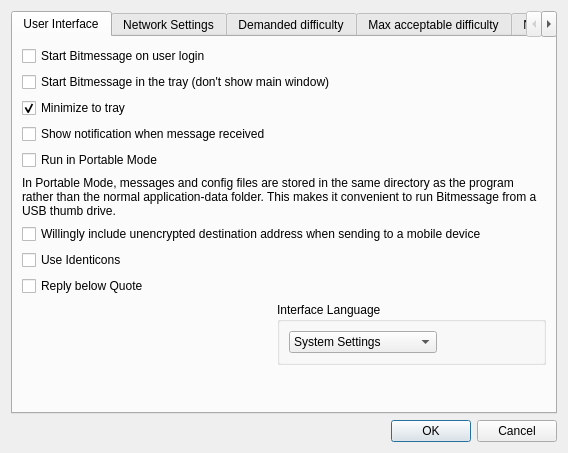
<?xml version="1.0" encoding="UTF-8"?>
<ui version="4.0">
 <class>settingsDialog</class>
 <widget class="QDialog" name="settingsDialog">
  <property name="geometry">
   <rect>
    <x>0</x>
    <y>0</y>
    <width>568</width>
    <height>453</height>
   </rect>
  </property>
  <property name="windowTitle">
   <string>Settings</string>
  </property>
  <layout class="QGridLayout" name="gridLayout">
   <item row="1" column="0">
    <widget class="QDialogButtonBox" name="buttonBox">
     <property name="orientation">
      <enum>Qt::Horizontal</enum>
     </property>
     <property name="standardButtons">
      <set>QDialogButtonBox::Cancel|QDialogButtonBox::Ok</set>
     </property>
    </widget>
   </item>
   <item row="0" column="0">
    <widget class="QTabWidget" name="tabWidgetSettings">
     <property name="currentIndex">
      <number>0</number>
     </property>
     <widget class="QWidget" name="tabUserInterface">
      <property name="enabled">
       <bool>true</bool>
      </property>
      <attribute name="title">
       <string>User Interface</string>
      </attribute>
      <layout class="QFormLayout" name="formLayout">
       <item row="0" column="0">
        <widget class="QCheckBox" name="checkBoxStartOnLogon">
         <property name="text">
          <string>Start Bitmessage on user login</string>
         </property>
        </widget>
       </item>
       <item row="1" column="0" colspan="2">
        <widget class="QCheckBox" name="checkBoxStartInTray">
         <property name="text">
          <string>Start Bitmessage in the tray (don't show main window)</string>
         </property>
        </widget>
       </item>
       <item row="2" column="0">
        <widget class="QCheckBox" name="checkBoxMinimizeToTray">
         <property name="text">
          <string>Minimize to tray</string>
         </property>
         <property name="checked">
          <bool>true</bool>
         </property>
        </widget>
       </item>
       <item row="3" column="0">
        <widget class="QCheckBox" name="checkBoxShowTrayNotifications">
         <property name="text">
          <string>Show notification when message received</string>
         </property>
        </widget>
       </item>
       <item row="4" column="0">
        <widget class="QCheckBox" name="checkBoxPortableMode">
         <property name="text">
          <string>Run in Portable Mode</string>
         </property>
        </widget>
       </item>
       <item row="5" column="0" colspan="2">
        <widget class="QLabel" name="PortableModeDescription">
         <property name="sizePolicy">
          <sizepolicy hsizetype="Minimum" vsizetype="Fixed">
           <horstretch>0</horstretch>
           <verstretch>0</verstretch>
          </sizepolicy>
         </property>
         <property name="text">
          <string>In Portable Mode, messages and config files are stored in the same directory as the program rather than the normal application-data folder. This makes it convenient to run Bitmessage from a USB thumb drive.</string>
         </property>
         <property name="wordWrap">
          <bool>true</bool>
         </property>
        </widget>
       </item>
       <item row="6" column="0" colspan="2">
        <widget class="QCheckBox" name="checkBoxWillinglySendToMobile">
         <property name="text">
          <string>Willingly include unencrypted destination address when sending to a mobile device</string>
         </property>
        </widget>
       </item>
       <item row="7" column="0">
        <widget class="QCheckBox" name="checkBoxUseIdenticons">
         <property name="text">
          <string>Use Identicons</string>
         </property>
        </widget>
       </item>
       <item row="8" column="0">
        <widget class="QCheckBox" name="checkBoxReplyBelow">
         <property name="text">
          <string>Reply below Quote</string>
         </property>
        </widget>
       </item>
       <item row="9" column="1">
        <widget class="QGroupBox" name="groupBox">
         <property name="title">
          <string>Interface Language</string>
         </property>
         <layout class="QFormLayout" name="formLayout_2">
          <item row="0" column="0">
           <widget class="QComboBox" name="languageComboBox">
            <property name="minimumSize">
             <size>
              <width>100</width>
              <height>0</height>
             </size>
            </property>
            <item>
             <property name="text">
              <string comment="system">System Settings</string>
             </property>
            </item>
            <item>
             <property name="text">
              <string notr="true" comment="en">English</string>
             </property>
            </item>
            <item>
             <property name="text">
              <string notr="true" comment="eo">Esperanto</string>
             </property>
            </item>
            <item>
             <property name="text">
              <string notr="true" comment="fr">Français</string>
             </property>
            </item>
            <item>
             <property name="text">
              <string notr="true" comment="de">Deutsch</string>
             </property>
            </item>
            <item>
             <property name="text">
              <string notr="true" comment="es">Españl</string>
             </property>
            </item>
            <item>
             <property name="text">
              <string notr="true" comment="ru">русский</string>
             </property>
            </item>
            <item>
             <property name="text">
              <string notr="true" comment="no">Norsk</string>
             </property>
            </item>
            <item>
             <property name="text">
              <string notr="true" comment="ar">العربية</string>
             </property>
            </item>
            <item>
             <property name="text">
              <string notr="true" comment="zh_cn">简体中文</string>
             </property>
            </item>
            <item>
             <property name="text">
              <string notr="true" comment="ja">日本語</string>
             </property>
            </item>
            <item>
             <property name="text">
              <string notr="true" comment="nl">Nederlands</string>
             </property>
            </item>
            <item>
             <property name="text">
              <string notr="true" comment="cs">Česky</string>
             </property>
            </item>
            <item>
             <property name="text">
              <string comment="en_pirate">Pirate English</string>
             </property>
            </item>
            <item>
             <property name="text">
              <string comment="other">Other (set in keys.dat)</string>
             </property>
            </item>
           </widget>
          </item>
         </layout>
        </widget>
       </item>
      </layout>
     </widget>
     <widget class="QWidget" name="tabNetworkSettings">
      <attribute name="title">
       <string>Network Settings</string>
      </attribute>
      <layout class="QGridLayout" name="gridLayout_4">
       <item row="2" column="0">
        <spacer name="verticalSpacer">
         <property name="orientation">
          <enum>Qt::Vertical</enum>
         </property>
         <property name="sizeHint" stdset="0">
          <size>
           <width>20</width>
           <height>40</height>
          </size>
         </property>
        </spacer>
       </item>
       <item row="0" column="0">
        <widget class="QGroupBox" name="groupBox_3">
         <property name="title">
          <string>Bandwidth limit</string>
         </property>
         <layout class="QGridLayout" name="gridLayout_9">
          <item row="0" column="0" rowspan="2">
           <spacer name="horizontalSpacer_11">
            <property name="orientation">
             <enum>Qt::Horizontal</enum>
            </property>
            <property name="sizeHint" stdset="0">
             <size>
              <width>40</width>
              <height>20</height>
             </size>
            </property>
           </spacer>
          </item>
          <item row="0" column="1">
           <widget class="QLabel" name="label_24">
            <property name="text">
             <string>Maximum download rate (kB/s): [0: unlimited]</string>
            </property>
           </widget>
          </item>
          <item row="0" column="2">
           <widget class="QLineEdit" name="lineEditMaxDownloadRate">
            <property name="sizePolicy">
             <sizepolicy hsizetype="Fixed" vsizetype="Fixed">
              <horstretch>0</horstretch>
              <verstretch>0</verstretch>
             </sizepolicy>
            </property>
            <property name="maximumSize">
             <size>
              <width>60</width>
              <height>16777215</height>
             </size>
            </property>
           </widget>
          </item>
          <item row="1" column="1">
           <widget class="QLabel" name="label_25">
            <property name="text">
             <string>Maximum upload rate (kB/s): [0: unlimited]</string>
            </property>
           </widget>
          </item>
          <item row="1" column="2">
           <widget class="QLineEdit" name="lineEditMaxUploadRate">
            <property name="sizePolicy">
             <sizepolicy hsizetype="Fixed" vsizetype="Fixed">
              <horstretch>0</horstretch>
              <verstretch>0</verstretch>
             </sizepolicy>
            </property>
            <property name="maximumSize">
             <size>
              <width>60</width>
              <height>16777215</height>
             </size>
            </property>
           </widget>
          </item>
         </layout>
        </widget>
       </item>
       <item row="1" column="0">
        <widget class="QGroupBox" name="groupBox_2">
         <property name="title">
          <string>I2P Destination</string>
         </property>
         <layout class="QHBoxLayout" name="horizontalLayout_2">
          <item>
           <widget class="QPlainTextEdit" name="plainTextEdit">
            <property name="readOnly">
             <bool>true</bool>
            </property>
           </widget>
          </item>
         </layout>
        </widget>
       </item>
      </layout>
     </widget>
     <widget class="QWidget" name="tabDemandedDifficulty">
      <attribute name="title">
       <string>Demanded difficulty</string>
      </attribute>
      <layout class="QGridLayout" name="gridLayout_6">
       <item row="1" column="1">
        <widget class="QLabel" name="label_9">
         <property name="text">
          <string>Total difficulty:</string>
         </property>
         <property name="alignment">
          <set>Qt::AlignRight|Qt::AlignTrailing|Qt::AlignVCenter</set>
         </property>
        </widget>
       </item>
       <item row="2" column="0" colspan="3">
        <widget class="QLabel" name="label_10">
         <property name="text">
          <string>The 'Total difficulty' affects the absolute amount of work the sender must complete. Doubling this value doubles the amount of work.</string>
         </property>
         <property name="wordWrap">
          <bool>true</bool>
         </property>
        </widget>
       </item>
       <item row="3" column="1">
        <widget class="QLabel" name="label_11">
         <property name="text">
          <string>Small message difficulty:</string>
         </property>
         <property name="alignment">
          <set>Qt::AlignRight|Qt::AlignTrailing|Qt::AlignVCenter</set>
         </property>
        </widget>
       </item>
       <item row="0" column="0" colspan="3">
        <widget class="QLabel" name="label_8">
         <property name="text">
          <string>When someone sends you a message, their computer must first complete some work. The difficulty of this work, by default, is 1. You may raise this default for new addresses you create by changing the values here. Any new addresses you create will require senders to meet the higher difficulty. There is one exception: if you add a friend or acquaintance to your address book, Bitmessage will automatically notify them when you next send a message that they need only complete the minimum amount of work: difficulty 1. </string>
         </property>
         <property name="wordWrap">
          <bool>true</bool>
         </property>
        </widget>
       </item>
       <item row="1" column="0">
        <spacer name="horizontalSpacer_2">
         <property name="orientation">
          <enum>Qt::Horizontal</enum>
         </property>
         <property name="sizeHint" stdset="0">
          <size>
           <width>203</width>
           <height>20</height>
          </size>
         </property>
        </spacer>
       </item>
       <item row="4" column="0" colspan="3">
        <widget class="QLabel" name="label_12">
         <property name="text">
          <string>The 'Small message difficulty' mostly only affects the difficulty of sending small messages. Doubling this value makes it almost twice as difficult to send a small message but doesn't really affect large messages.</string>
         </property>
         <property name="wordWrap">
          <bool>true</bool>
         </property>
        </widget>
       </item>
       <item row="3" column="2">
        <widget class="QLineEdit" name="lineEditSmallMessageDifficulty">
         <property name="sizePolicy">
          <sizepolicy hsizetype="Fixed" vsizetype="Fixed">
           <horstretch>0</horstretch>
           <verstretch>0</verstretch>
          </sizepolicy>
         </property>
         <property name="maximumSize">
          <size>
           <width>70</width>
           <height>16777215</height>
          </size>
         </property>
        </widget>
       </item>
       <item row="1" column="2">
        <widget class="QLineEdit" name="lineEditTotalDifficulty">
         <property name="sizePolicy">
          <sizepolicy hsizetype="Fixed" vsizetype="Fixed">
           <horstretch>0</horstretch>
           <verstretch>0</verstretch>
          </sizepolicy>
         </property>
         <property name="maximumSize">
          <size>
           <width>70</width>
           <height>16777215</height>
          </size>
         </property>
        </widget>
       </item>
       <item row="3" column="0">
        <spacer name="horizontalSpacer_3">
         <property name="orientation">
          <enum>Qt::Horizontal</enum>
         </property>
         <property name="sizeHint" stdset="0">
          <size>
           <width>203</width>
           <height>20</height>
          </size>
         </property>
        </spacer>
       </item>
       <item row="5" column="0">
        <spacer name="verticalSpacer_5">
         <property name="orientation">
          <enum>Qt::Vertical</enum>
         </property>
         <property name="sizeHint" stdset="0">
          <size>
           <width>20</width>
           <height>40</height>
          </size>
         </property>
        </spacer>
       </item>
      </layout>
     </widget>
     <widget class="QWidget" name="tabMaxAcceptableDifficulty">
      <attribute name="title">
       <string>Max acceptable difficulty</string>
      </attribute>
      <layout class="QGridLayout" name="gridLayout_7">
       <item row="0" column="0" colspan="3">
        <widget class="QLabel" name="label_15">
         <property name="text">
          <string>Here you may set the maximum amount of work you are willing to do to send a message to another person. Setting these values to 0 means that any value is acceptable.</string>
         </property>
         <property name="wordWrap">
          <bool>true</bool>
         </property>
        </widget>
       </item>
       <item row="1" column="0">
        <spacer name="horizontalSpacer_4">
         <property name="orientation">
          <enum>Qt::Horizontal</enum>
         </property>
         <property name="sizeHint" stdset="0">
          <size>
           <width>102</width>
           <height>20</height>
          </size>
         </property>
        </spacer>
       </item>
       <item row="1" column="1">
        <widget class="QLabel" name="label_13">
         <property name="layoutDirection">
          <enum>Qt::LeftToRight</enum>
         </property>
         <property name="text">
          <string>Maximum acceptable total difficulty:</string>
         </property>
         <property name="alignment">
          <set>Qt::AlignRight|Qt::AlignTrailing|Qt::AlignVCenter</set>
         </property>
        </widget>
       </item>
       <item row="1" column="2">
        <widget class="QLineEdit" name="lineEditMaxAcceptableTotalDifficulty">
         <property name="sizePolicy">
          <sizepolicy hsizetype="Fixed" vsizetype="Fixed">
           <horstretch>0</horstretch>
           <verstretch>0</verstretch>
          </sizepolicy>
         </property>
         <property name="maximumSize">
          <size>
           <width>70</width>
           <height>16777215</height>
          </size>
         </property>
        </widget>
       </item>
       <item row="2" column="0">
        <spacer name="horizontalSpacer_5">
         <property name="orientation">
          <enum>Qt::Horizontal</enum>
         </property>
         <property name="sizeHint" stdset="0">
          <size>
           <width>102</width>
           <height>20</height>
          </size>
         </property>
        </spacer>
       </item>
       <item row="2" column="1">
        <widget class="QLabel" name="label_14">
         <property name="text">
          <string>Maximum acceptable small message difficulty:</string>
         </property>
         <property name="alignment">
          <set>Qt::AlignRight|Qt::AlignTrailing|Qt::AlignVCenter</set>
         </property>
        </widget>
       </item>
       <item row="2" column="2">
        <widget class="QLineEdit" name="lineEditMaxAcceptableSmallMessageDifficulty">
         <property name="sizePolicy">
          <sizepolicy hsizetype="Fixed" vsizetype="Fixed">
           <horstretch>0</horstretch>
           <verstretch>0</verstretch>
          </sizepolicy>
         </property>
         <property name="maximumSize">
          <size>
           <width>70</width>
           <height>16777215</height>
          </size>
         </property>
        </widget>
       </item>
       <item row="3" column="1">
        <spacer name="verticalSpacer_3">
         <property name="orientation">
          <enum>Qt::Vertical</enum>
         </property>
         <property name="sizeHint" stdset="0">
          <size>
           <width>20</width>
           <height>147</height>
          </size>
         </property>
        </spacer>
       </item>
      </layout>
     </widget>
     <widget class="QWidget" name="tabNamecoin">
      <attribute name="title">
       <string>Namecoin integration</string>
      </attribute>
      <layout class="QGridLayout" name="gridLayout_8">
       <item row="2" column="0">
        <spacer name="horizontalSpacer_6">
         <property name="orientation">
          <enum>Qt::Horizontal</enum>
         </property>
         <property name="sizeHint" stdset="0">
          <size>
           <width>40</width>
           <height>20</height>
          </size>
         </property>
        </spacer>
       </item>
       <item row="0" column="0" colspan="3">
        <widget class="QLabel" name="label_16">
         <property name="text">
          <string>&lt;html&gt;&lt;head/&gt;&lt;body&gt;&lt;p&gt;Bitmessage can utilize a different Bitcoin-based program called Namecoin to make addresses human-friendly. For example, instead of having to tell your friend your long Bitmessage address, you can simply tell him to send a message to &lt;span style=&quot; font-style:italic;&quot;&gt;test. &lt;/span&gt;&lt;/p&gt;&lt;p&gt;(Getting your own Bitmessage address into Namecoin is still rather difficult).&lt;/p&gt;&lt;p&gt;Bitmessage can use either namecoind directly or a running nmcontrol instance.&lt;/p&gt;&lt;/body&gt;&lt;/html&gt;</string>
         </property>
         <property name="wordWrap">
          <bool>true</bool>
         </property>
        </widget>
       </item>
       <item row="2" column="1">
        <widget class="QLabel" name="label_17">
         <property name="text">
          <string>Host:</string>
         </property>
         <property name="alignment">
          <set>Qt::AlignRight|Qt::AlignTrailing|Qt::AlignVCenter</set>
         </property>
        </widget>
       </item>
       <item row="2" column="2">
        <widget class="QLineEdit" name="lineEditNamecoinHost"/>
       </item>
       <item row="3" column="0">
        <spacer name="horizontalSpacer_7">
         <property name="orientation">
          <enum>Qt::Horizontal</enum>
         </property>
         <property name="sizeHint" stdset="0">
          <size>
           <width>40</width>
           <height>20</height>
          </size>
         </property>
        </spacer>
       </item>
       <item row="4" column="0">
        <spacer name="horizontalSpacer_8">
         <property name="orientation">
          <enum>Qt::Horizontal</enum>
         </property>
         <property name="sizeHint" stdset="0">
          <size>
           <width>40</width>
           <height>20</height>
          </size>
         </property>
        </spacer>
       </item>
       <item row="3" column="1">
        <widget class="QLabel" name="label_18">
         <property name="enabled">
          <bool>true</bool>
         </property>
         <property name="text">
          <string>Port:</string>
         </property>
         <property name="alignment">
          <set>Qt::AlignRight|Qt::AlignTrailing|Qt::AlignVCenter</set>
         </property>
        </widget>
       </item>
       <item row="3" column="2">
        <widget class="QLineEdit" name="lineEditNamecoinPort"/>
       </item>
       <item row="8" column="1">
        <spacer name="verticalSpacer_4">
         <property name="orientation">
          <enum>Qt::Vertical</enum>
         </property>
         <property name="sizeHint" stdset="0">
          <size>
           <width>20</width>
           <height>40</height>
          </size>
         </property>
        </spacer>
       </item>
       <item row="4" column="1">
        <widget class="QLabel" name="labelNamecoinUser">
         <property name="text">
          <string>Username:</string>
         </property>
         <property name="alignment">
          <set>Qt::AlignRight|Qt::AlignTrailing|Qt::AlignVCenter</set>
         </property>
        </widget>
       </item>
       <item row="4" column="2">
        <widget class="QLineEdit" name="lineEditNamecoinUser"/>
       </item>
       <item row="5" column="0">
        <spacer name="horizontalSpacer_9">
         <property name="orientation">
          <enum>Qt::Horizontal</enum>
         </property>
         <property name="sizeHint" stdset="0">
          <size>
           <width>40</width>
           <height>20</height>
          </size>
         </property>
        </spacer>
       </item>
       <item row="5" column="1">
        <widget class="QLabel" name="labelNamecoinPassword">
         <property name="text">
          <string>Password:</string>
         </property>
         <property name="alignment">
          <set>Qt::AlignRight|Qt::AlignTrailing|Qt::AlignVCenter</set>
         </property>
        </widget>
       </item>
       <item row="5" column="2">
        <widget class="QLineEdit" name="lineEditNamecoinPassword">
         <property name="inputMethodHints">
          <set>Qt::ImhHiddenText|Qt::ImhNoAutoUppercase|Qt::ImhNoPredictiveText</set>
         </property>
         <property name="echoMode">
          <enum>QLineEdit::Password</enum>
         </property>
        </widget>
       </item>
       <item row="7" column="0" colspan="2">
        <widget class="QLabel" name="labelNamecoinTestResult">
         <property name="text">
          <string/>
         </property>
        </widget>
       </item>
       <item row="7" column="2">
        <widget class="QPushButton" name="pushButtonNamecoinTest">
         <property name="text">
          <string>Test</string>
         </property>
        </widget>
       </item>
       <item row="1" column="0" colspan="3">
        <layout class="QHBoxLayout" name="horizontalLayout">
         <item>
          <widget class="QLabel" name="label_21">
           <property name="text">
            <string>Connect to:</string>
           </property>
          </widget>
         </item>
         <item>
          <widget class="QRadioButton" name="radioButtonNamecoinNamecoind">
           <property name="text">
            <string>Namecoind</string>
           </property>
          </widget>
         </item>
         <item>
          <widget class="QRadioButton" name="radioButtonNamecoinNmcontrol">
           <property name="text">
            <string>NMControl</string>
           </property>
          </widget>
         </item>
        </layout>
       </item>
      </layout>
     </widget>
     <widget class="QWidget" name="tabResendsExpire">
      <attribute name="title">
       <string>Resends Expire</string>
      </attribute>
      <layout class="QGridLayout" name="gridLayout_5">
       <item row="0" column="0" colspan="3">
        <widget class="QLabel" name="label_7">
         <property name="text">
          <string>&lt;html&gt;&lt;head/&gt;&lt;body&gt;&lt;p&gt;By default, if you send a message to someone and he is offline for more than two days, Bitmessage will send the message again after an additional two days. This will be continued with exponential backoff forever; messages will be resent after 5, 10, 20 days ect. until the receiver acknowledges them. Here you may change that behavior by having Bitmessage give up after a certain number of days or months.&lt;/p&gt;&lt;p&gt;Leave these input fields blank for the default behavior. &lt;/p&gt;&lt;/body&gt;&lt;/html&gt;</string>
         </property>
         <property name="wordWrap">
          <bool>true</bool>
         </property>
        </widget>
       </item>
       <item row="1" column="0">
        <spacer name="horizontalSpacer_10">
         <property name="orientation">
          <enum>Qt::Horizontal</enum>
         </property>
         <property name="sizeHint" stdset="0">
          <size>
           <width>212</width>
           <height>20</height>
          </size>
         </property>
        </spacer>
       </item>
       <item row="1" column="2">
        <widget class="QWidget" name="widget" native="true">
         <property name="minimumSize">
          <size>
           <width>231</width>
           <height>75</height>
          </size>
         </property>
         <widget class="QLabel" name="label_19">
          <property name="geometry">
           <rect>
            <x>10</x>
            <y>20</y>
            <width>101</width>
            <height>20</height>
           </rect>
          </property>
          <property name="text">
           <string>Give up after</string>
          </property>
          <property name="alignment">
           <set>Qt::AlignRight|Qt::AlignTrailing|Qt::AlignVCenter</set>
          </property>
         </widget>
         <widget class="QLabel" name="label_20">
          <property name="geometry">
           <rect>
            <x>30</x>
            <y>40</y>
            <width>80</width>
            <height>16</height>
           </rect>
          </property>
          <property name="text">
           <string>and</string>
          </property>
          <property name="alignment">
           <set>Qt::AlignRight|Qt::AlignTrailing|Qt::AlignVCenter</set>
          </property>
         </widget>
         <widget class="QLineEdit" name="lineEditDays">
          <property name="geometry">
           <rect>
            <x>113</x>
            <y>20</y>
            <width>51</width>
            <height>20</height>
           </rect>
          </property>
         </widget>
         <widget class="QLineEdit" name="lineEditMonths">
          <property name="geometry">
           <rect>
            <x>113</x>
            <y>40</y>
            <width>51</width>
            <height>20</height>
           </rect>
          </property>
         </widget>
         <widget class="QLabel" name="label_22">
          <property name="geometry">
           <rect>
            <x>169</x>
            <y>23</y>
            <width>61</width>
            <height>16</height>
           </rect>
          </property>
          <property name="text">
           <string>days</string>
          </property>
         </widget>
         <widget class="QLabel" name="label_23">
          <property name="geometry">
           <rect>
            <x>170</x>
            <y>41</y>
            <width>71</width>
            <height>16</height>
           </rect>
          </property>
          <property name="text">
           <string>months.</string>
          </property>
         </widget>
        </widget>
       </item>
       <item row="2" column="1">
        <spacer name="verticalSpacer_2">
         <property name="orientation">
          <enum>Qt::Vertical</enum>
         </property>
         <property name="sizeHint" stdset="0">
          <size>
           <width>20</width>
           <height>129</height>
          </size>
         </property>
        </spacer>
       </item>
      </layout>
     </widget>
    </widget>
   </item>
  </layout>
 </widget>
 <tabstops>
  <tabstop>tabWidgetSettings</tabstop>
  <tabstop>checkBoxStartOnLogon</tabstop>
  <tabstop>checkBoxStartInTray</tabstop>
  <tabstop>checkBoxMinimizeToTray</tabstop>
  <tabstop>buttonBox</tabstop>
 </tabstops>
 <resources>
  <include location="bitmessage_icons.qrc"/>
 </resources>
 <connections>
  <connection>
   <sender>buttonBox</sender>
   <signal>accepted()</signal>
   <receiver>settingsDialog</receiver>
   <slot>accept()</slot>
   <hints>
    <hint type="sourcelabel">
     <x>257</x>
     <y>330</y>
    </hint>
    <hint type="destinationlabel">
     <x>157</x>
     <y>274</y>
    </hint>
   </hints>
  </connection>
  <connection>
   <sender>buttonBox</sender>
   <signal>rejected()</signal>
   <receiver>settingsDialog</receiver>
   <slot>reject()</slot>
   <hints>
    <hint type="sourcelabel">
     <x>325</x>
     <y>330</y>
    </hint>
    <hint type="destinationlabel">
     <x>286</x>
     <y>274</y>
    </hint>
   </hints>
  </connection>
 </connections>
</ui>
